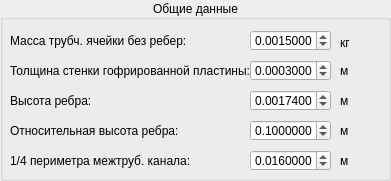
   <widget class="QGroupBox" name="groupBox_3">
    <property name="geometry">
     <rect>
      <x>410</x>
      <y>350</y>
      <width>391</width>
      <height>181</height>
     </rect>
    </property>
    <property name="font">
     <font>
      <italic>false</italic>
      <underline>false</underline>
      <strikeout>false</strikeout>
     </font>
    </property>
    <property name="title">
     <string>Общие данные</string>
    </property>
    <property name="alignment">
     <set>Qt::AlignCenter</set>
    </property>
    <widget class="QLabel" name="label_35">
     <property name="geometry">
      <rect>
       <x>10</x>
       <y>30</y>
       <width>241</width>
       <height>21</height>
      </rect>
     </property>
     <property name="text">
      <string>Масса трубч. ячейки без ребер:</string>
     </property>
    </widget>
    <widget class="QLabel" name="label_41">
     <property name="geometry">
      <rect>
       <x>340</x>
       <y>32</y>
       <width>31</width>
       <height>21</height>
      </rect>
     </property>
     <property name="text">
      <string>кг</string>
     </property>
    </widget>
    <widget class="QLabel" name="label_42">
     <property name="geometry">
      <rect>
       <x>340</x>
       <y>150</y>
       <width>31</width>
       <height>21</height>
      </rect>
     </property>
     <property name="text">
      <string>м</string>
     </property>
    </widget>
    <widget class="QLabel" name="label_44">
     <property name="geometry">
      <rect>
       <x>10</x>
       <y>150</y>
       <width>241</width>
       <height>21</height>
      </rect>
     </property>
     <property name="text">
      <string>1/4 периметра межтруб. канала:</string>
     </property>
    </widget>
    <widget class="QLabel" name="label_46">
     <property name="geometry">
      <rect>
       <x>10</x>
       <y>60</y>
       <width>241</width>
       <height>21</height>
      </rect>
     </property>
     <property name="text">
      <string>Толщина стенки гофрированной пластины:</string>
     </property>
    </widget>
    <widget class="QLabel" name="label_47">
     <property name="geometry">
      <rect>
       <x>340</x>
       <y>90</y>
       <width>31</width>
       <height>21</height>
      </rect>
     </property>
     <property name="text">
      <string>м</string>
     </property>
    </widget>
    <widget class="QDoubleSpinBox" name="MEdoubleSpinBox">
     <property name="geometry">
      <rect>
       <x>250</x>
       <y>30</y>
       <width>81</width>
       <height>21</height>
      </rect>
     </property>
     <property name="decimals">
      <number>7</number>
     </property>
     <property name="maximum">
      <double>9.999000000000001</double>
     </property>
     <property name="singleStep">
      <double>0.010000000000000</double>
     </property>
     <property name="value">
      <double>0.001500000000000</double>
     </property>
    </widget>
    <widget class="QLabel" name="label_49">
     <property name="geometry">
      <rect>
       <x>10</x>
       <y>90</y>
       <width>241</width>
       <height>21</height>
      </rect>
     </property>
     <property name="text">
      <string>Высота ребра:</string>
     </property>
    </widget>
    <widget class="QLabel" name="label_52">
     <property name="geometry">
      <rect>
       <x>340</x>
       <y>60</y>
       <width>31</width>
       <height>21</height>
      </rect>
     </property>
     <property name="text">
      <string>м</string>
     </property>
    </widget>
    <widget class="QLabel" name="label_54">
     <property name="geometry">
      <rect>
       <x>340</x>
       <y>120</y>
       <width>31</width>
       <height>21</height>
      </rect>
     </property>
     <property name="text">
      <string>м</string>
     </property>
    </widget>
    <widget class="QLabel" name="label_57">
     <property name="geometry">
      <rect>
       <x>10</x>
       <y>120</y>
       <width>241</width>
       <height>21</height>
      </rect>
     </property>
     <property name="text">
      <string>Относительная высота ребра:</string>
     </property>
    </widget>
    <widget class="QDoubleSpinBox" name="BETACTdoubleSpinBox">
     <property name="geometry">
      <rect>
       <x>250</x>
       <y>60</y>
       <width>81</width>
       <height>21</height>
      </rect>
     </property>
     <property name="decimals">
      <number>7</number>
     </property>
     <property name="maximum">
      <double>9.999000000000001</double>
     </property>
     <property name="singleStep">
      <double>0.010000000000000</double>
     </property>
     <property name="value">
      <double>0.000300000000000</double>
     </property>
    </widget>
    <widget class="QDoubleSpinBox" name="HPGdoubleSpinBox">
     <property name="geometry">
      <rect>
       <x>250</x>
       <y>90</y>
       <width>81</width>
       <height>21</height>
      </rect>
     </property>
     <property name="decimals">
      <number>7</number>
     </property>
     <property name="maximum">
      <double>9.999000000000001</double>
     </property>
     <property name="singleStep">
      <double>0.010000000000000</double>
     </property>
     <property name="value">
      <double>0.001740000000000</double>
     </property>
    </widget>
    <widget class="QDoubleSpinBox" name="FPGdoubleSpinBox">
     <property name="geometry">
      <rect>
       <x>250</x>
       <y>120</y>
       <width>81</width>
       <height>21</height>
      </rect>
     </property>
     <property name="decimals">
      <number>7</number>
     </property>
     <property name="maximum">
      <double>9.999000000000001</double>
     </property>
     <property name="singleStep">
      <double>0.010000000000000</double>
     </property>
     <property name="value">
      <double>0.100000000000000</double>
     </property>
    </widget>
    <widget class="QDoubleSpinBox" name="HNdoubleSpinBox">
     <property name="geometry">
      <rect>
       <x>250</x>
       <y>150</y>
       <width>81</width>
       <height>21</height>
      </rect>
     </property>
     <property name="decimals">
      <number>7</number>
     </property>
     <property name="maximum">
      <double>9.999000000000001</double>
     </property>
     <property name="singleStep">
      <double>0.010000000000000</double>
     </property>
     <property name="value">
      <double>0.016000000000000</double>
     </property>
    </widget>
   </widget>
